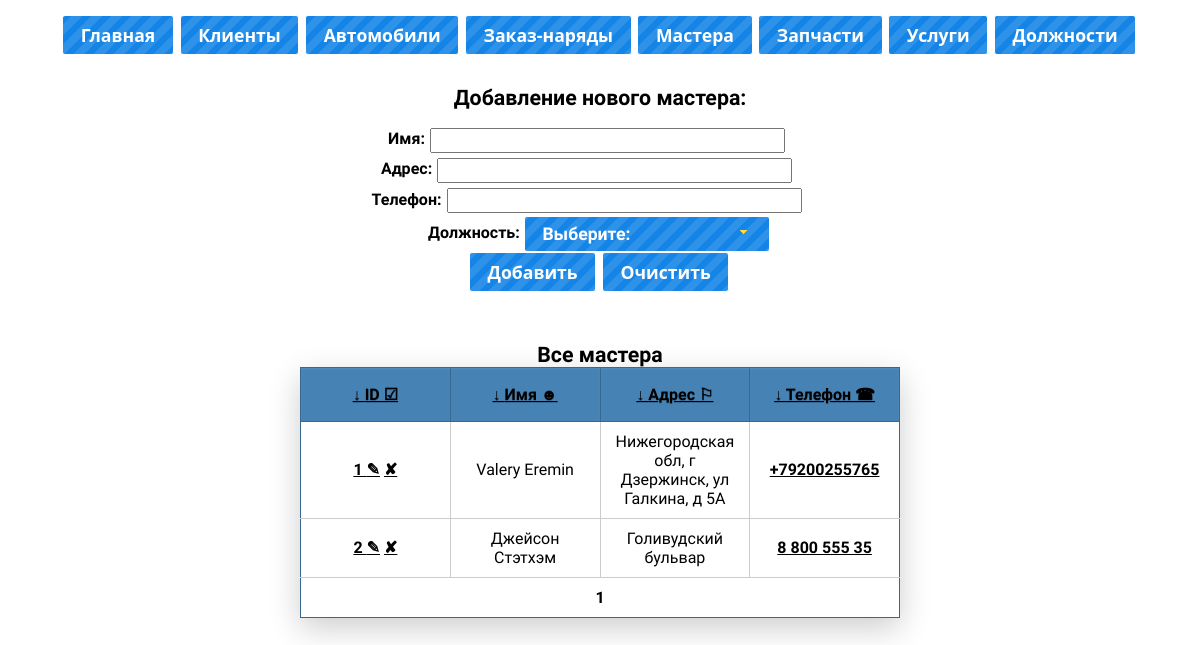
Page /masters.php on the committed database.
### tables this page shows
CREATE TABLE `masters` (
  `id` int(11) NOT NULL,
  `Name` varchar(120) DEFAULT NULL,
  `Adress` varchar(255) DEFAULT NULL,
  `Phone` varchar(12) DEFAULT NULL,
  `Specialization_id` int(11) NOT NULL
);

### masters.php (the view, shortened to what this page needs)
<?php
include "include/mysql.php";
include "include/header.php";
?>
<body>
<header>
	<?php include "include/nav.php"; ?>
</header>
<section id="content">
<article>
<form name="new_client" method="post" action="masters.php">
	<? if(!isset($_GET["edit"])) {?>
  <h2 class="pad">Добавление нового мастера:</h2>
<? } else {?>
	<h2 class="pad">Редактирование мастера:</h2>
	<? }?>
  <p><b>Имя:</b><input class="ui-spinner-input" name="name" type="text" size="40" value="<?=$Name?>"></p>
  <p><b>Адрес:</b><input class="ui-spinner-input" name="adress" type="text" size="40" value="<?=$Adress?>"></p>
  <p><b>Телефон:</b><input class="ui-spinner-input" name="phone" type="text" size="40" value="<?=$Phone?>"></p>
	<p><b>Должность:</b>
  	</p>
  <p><input class="ui-button ui-widget ui-corner-all"   type="submit" value="<? if(isset($_GET["edit"])) echo "Обновить"; else echo "Добавить";?>">
  <? if(!isset($_GET["edit"])) {?><input class="ui-button ui-widget ui-corner-all"  type="reset" value="Очистить"><? } ?></p>
 </form>
 <table class="heavyTable" class="price-table" border="1">
   <caption>Все мастера <br></caption>
   <tr class="price-column">
    <th><a href="<?if($_GET["sort_id"]=="ASK") echo "/masters.php?sort_id=DESC\">&uarr;"; else echo "/masters.php?sort_id=ASK\" title=\"Отсортировать\">&darr;";?> ID &#9745;</a></th>
    <th><a href="<?if($_GET["sort_name"]=="ASK") echo "/masters.php?sort_name=DESC\">&uarr;"; else echo "/masters.php?sort_name=ASK\" title=\"Отсортировать\">&darr;";?> Имя &#9787;</a></th>
    <th><a href="<?if($_GET["sort_adress"]=="ASK")echo "/masters.php?sort_adress=DESC\">&uarr;"; else echo "/masters.php?sort_adress=ASK\" title=\"Отсортировать\">&darr;";?> Адрес &#9872;</a></th>
    <th><a href="<?if($_GET["sort_phone"]=="ASK")echo "/masters.php?sort_phone=DESC\">&uarr;"; else echo "/masters.php?sort_phone=ASK\" title=\"Отсортировать\">&darr;";?> Телефон &#9742;</a></th>
   </tr>
<?
		$q="SELECT COUNT(*) as `c` FROM `cars`";
		$q=mysqli_query($link,$q);
		$q=mysqli_fetch_array($q);
		$c=$q["c"];
		$page = $_GET["page"] ?? 1;
		$start = ($page-1)*PAGE_MAX;
		$pages= intval($c/PAGE_MAX);
		if($pages*PAGE_MAX < $c) $pages++;
		$q="SELECT * FROM `masters`";
		$q.=" LIMIT $start, ".PAGE_MAX;
		$q=mysqli_query($link,$q);
		$empty=true;
		while($a=mysqli_fetch_array($q))
		{
			$empty=false;
			echo "<tr><td><a href=\"/masters.php?edit=".$a['id']."\" title=\"Изменить\">".$a['id']." &#9998;</a>  <a href=\"/masters.php?delete=".$a['id']."\" title=\"Удалить\"> &#10008;</a></td>";
			echo "<td>".$a['Name']."</td>";
			echo "<td>".$a['Adress']."</td>";
			echo "<td><a class=\"link\" href=\"tel:".$a['Phone']."\">".$a['Phone']."</a></td></tr>";
		}
		if($empty) echo '<tr><td colspan="4"><h2>Записей нет.</h2></td></tr>';
		else {
			echo '<tr><td class="paginator" colspan="4">';
				for($i=1;$i<=$pages;$i++) {
					if($i!=$page)
						echo '<a href="/clitnts.php?page='.$i.'"> '.$i.' </a>';
					else
						echo '<b> '.$i.' </b>';
				}
			echo '</td></tr>';
		}
   ?>
   </table>
</section>
<?php include "include/footer.php"; ?>

### css/style.css (style rules this page uses)
* { box-sizing: border-box; font-family: 'Arimo', sans-serif; margin: 0; padding: 0; }
body { text-align: center; }
#content, header, footer { width: 1200px; margin: 0 auto; }
header { padding:15px 0 15px 0; }
h2 { color:black; font-weight: 700; font-size: 16pt; }
.pad { display: block; margin: 15px; }
.paginator { height: 20px; }
table a { color:black; font-weight: 700; }
table caption { color:black; font-weight: 700; font-size: 16pt; }
table { width: 100%; max-width: 600px; border-collapse: collapse; border: 1px solid #38678f; margin: 50px auto; background: white; }
th { background: steelblue; height: 54px; width: 25%; font-weight: lighter; text-shadow: 0 1px 0 #38678f; color: white; border: 1px solid #38678f; box-shadow: inset 0px 1px 2px #568ebd; transition: all 0.2s; }
tr { border-bottom: 1px solid #cccccc; }
tr:last-child { border-bottom: 0px; }
td { border-right: 1px solid #cccccc; padding: 10px; transition: all 0.2s; }
td:last-child { border-right: 0px; }
.heavyTable { box-shadow: 0 10px 30px rgba(0, 0, 0, 0.2); animation: float 5s infinite; }

### rows in the picture
masters: id "1", Name "Valery Eremin", Adress "Нижегородская обл, г Дзержинск, ул Галкина, д 5А", Phone "+79200255765"
masters: id "2", Name "Джейсон Стэтхэм", Adress "Голивудский бульвар", Phone "8 800 555 35"
